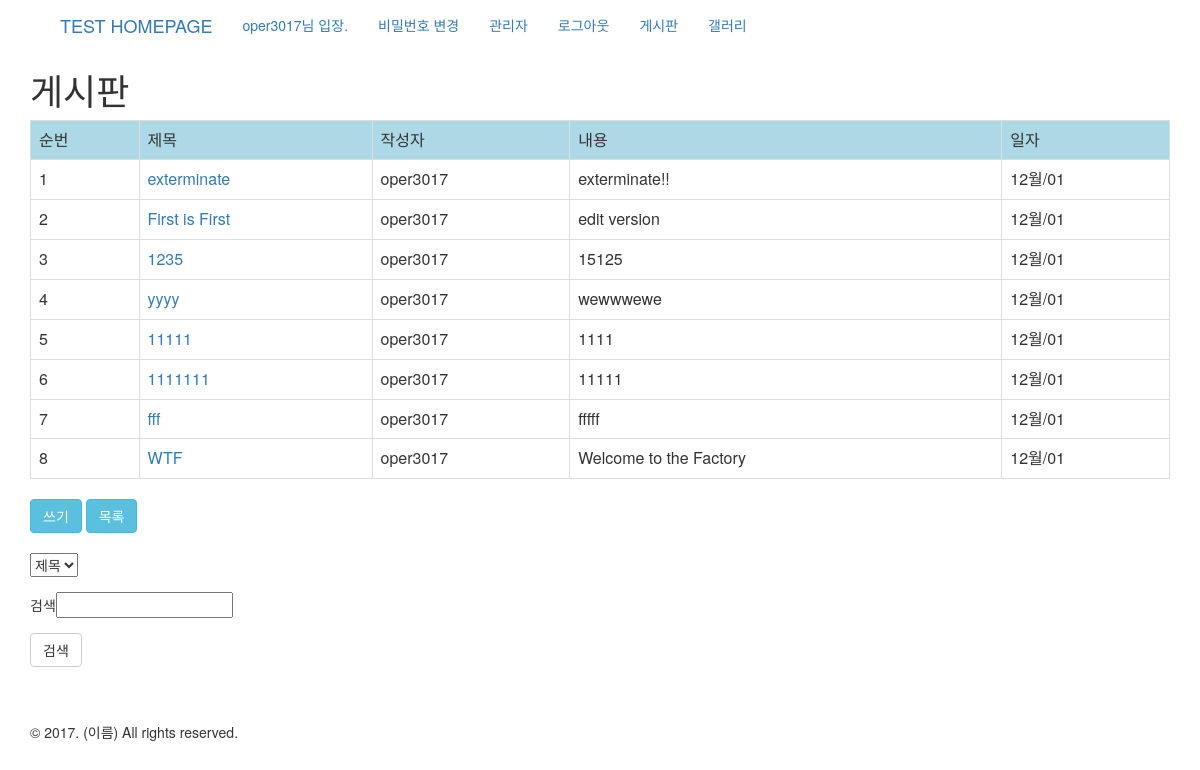
Page /board/ (signed in) on the earlier database version.
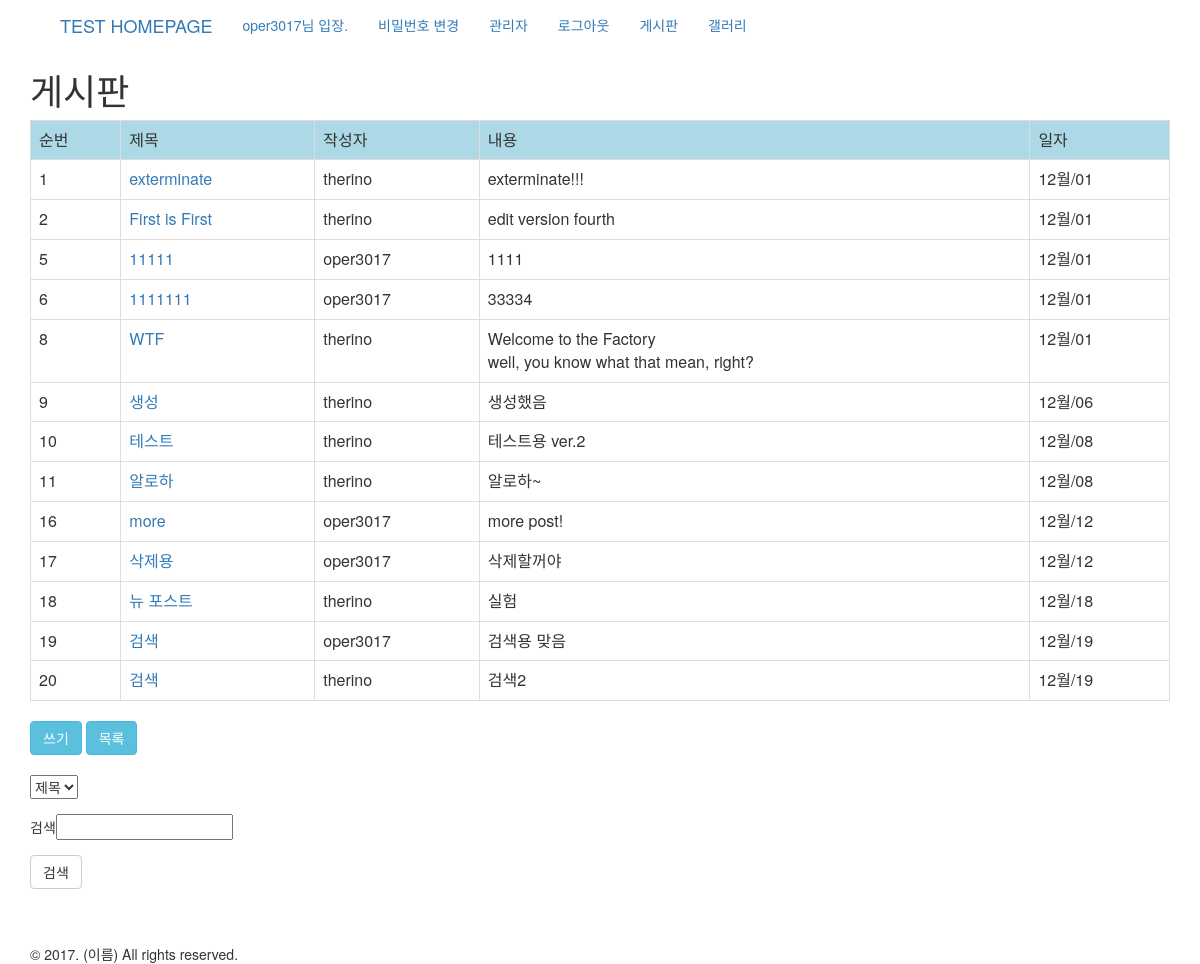
Same page on the later database version.
### board/models.py (models this page shows, shortened)
class Post(models.Model):
    author = models.ForeignKey('auth.User')
    title = models.CharField(max_length=200)
    text = models.TextField()
    created_date = models.DateTimeField(
            default=timezone.now)
    published_date = models.DateTimeField(
            blank=True, null=True)

### board/views.py (the view)
def post_list(request):
    posts = Post.objects.all()
    form = BoardSearchForm()
    return render(request, 'board/post_list.html', {'posts': posts, 'form':form})

### board/forms.py
class BoardSearchForm(forms.Form):
    search_word = forms.CharField(label='검색')
    search_filter= forms.CharField(widget=forms.Select(choices=CHOICES))

### board/templates/board/post_list.html
{% extends 'board/base_board.html' %}
{% block content_board %}
    <div class="table-responsive">
        <table class="table table-bordered table-hover">
            <tr style="background-color : lightblue">
                <td>순번</td>
                <td>제목</td>
                <td>작성자</td>
                <td>내용</td>
                <td>일자</td>
            </tr>
        {% for post in posts %}
            <tr>
                <td>{{ post.id }}</td>
                <td><a href="{% url 'board:post_detail' pk=post.pk %}">{{ post.title }}</a></td>
                <td>{{ post.author }}</td>
                <td>{{ post.text|linebreaksbr }}</td>
                <td>{{ post.created_date|date:"M/d"|lower }}</td>
            </tr>
        {% endfor %}
        </table>
    </div>
{% endblock %}

Differences in the rows shown:
removed Post: id "3", title "1235", author "oper3017", text "15125", created_date "12월/01"
removed Post: id "4", title "yyyy", author "oper3017", text "wewwwewe", created_date "12월/01"
removed Post: id "7", title "fff", author "oper3017", text "fffff", created_date "12월/01"
changed Post "exterminate": author "oper3017" → "therino"; text "exterminate!!" → "exterminate!!!"
changed Post "First is First": author "oper3017" → "therino"; text "edit version" → "edit version fourth"
changed Post id 6: text "11111" → "33334"
changed Post "WTF": author "oper3017" → "therino"; text "Welcome to the Factory" → "Welcome to the Factory well, you know what that mean, right?"
added Post: id "9", title "생성", author "therino", text "생성했음", created_date "12월/06"
added Post: id "10", title "테스트", author "therino", text "테스트용 ver.2", created_date "12월/08"
added Post: id "11", title "알로하", author "therino", text "알로하~", created_date "12월/08"
added Post: id "16", title "more", author "oper3017", text "more post!", created_date "12월/12"
added Post: id "17", title "삭제용", author "oper3017", text "삭제할꺼야", created_date "12월/12"
added Post: id "18", title "뉴 포스트", author "therino", text "실험", created_date "12월/18"
added Post: id "19", title "검색", author "oper3017", text "검색용 맞음", created_date "12월/19"
added Post: id "20", title "검색", author "therino", text "검색2", created_date "12월/19"
